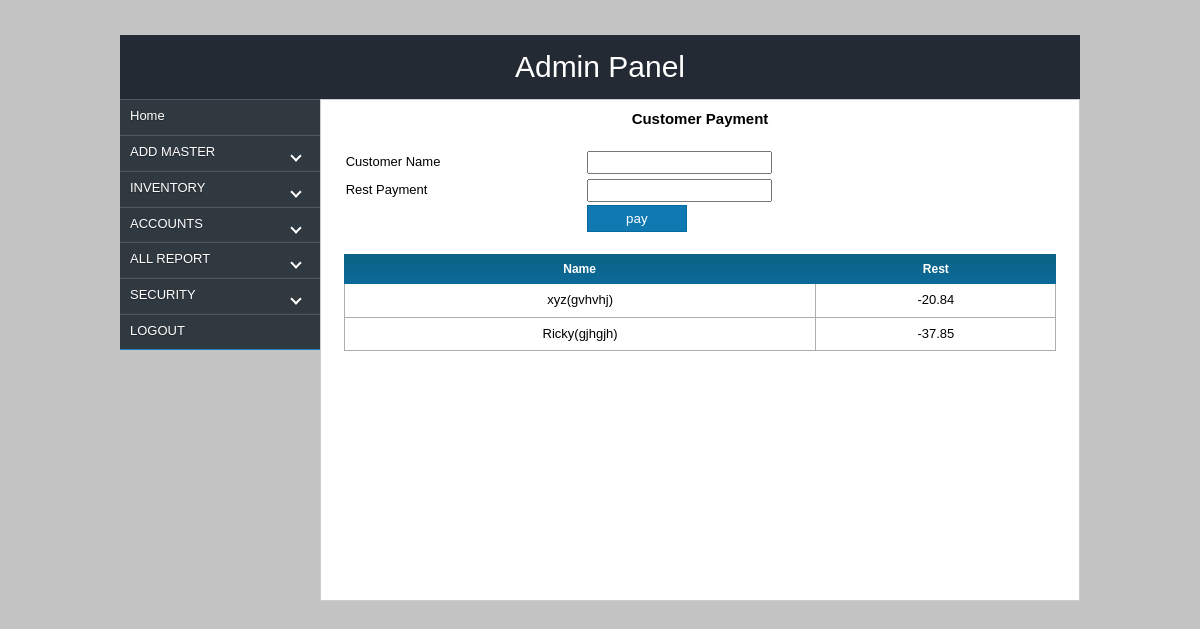
/admin/payrest.php (signed in), run on the app's committed database.
### tables this page shows
CREATE TABLE IF NOT EXISTS `vendor` (
  `slno` int(10) NOT NULL AUTO_INCREMENT,
  `name` varchar(200) NOT NULL,
  `phone` bigint(10) NOT NULL,
  `address` varchar(200) NOT NULL,
  `email` varchar(200) NOT NULL,
  `type` int(10) NOT NULL,
  `balance` float(10,2) NOT NULL,
  `location` varchar(200) NOT NULL,
  `date` date NOT NULL,
  `father` varchar(200) NOT NULL,
  `dob` date NOT NULL,
  `age` varchar(200) NOT NULL,
  `year` varchar(200) NOT NULL,
  `sex` varchar(200) NOT NULL,
  `occupation` varchar(200) NOT NULL,
  `introducer` varchar(200) NOT NULL,
  `introid` varchar(200) NOT NULL,
  `identity` varchar(200) NOT NULL,
  PRIMARY KEY (`slno`)
);

### admin/payrest.php (the view, shortened to what this page needs)
<?php
if(!$_SESSION['user'])
{ header("location:../index.php");}else{
 ?>
<html>
<head>
<link href="css/style.css" rel="stylesheet"  type="text/css"/>
<link rel="stylesheet" href="css/jquery-ui.css">
</head>
<body>
    <div id="wrapper">
       <div id="header" style="margin-top:20px;">Admin Panel</div>
	   <div id="con">
         <div id="container" style="font-size: 10px;">
            <div id="lcontainer">
                <?php include_once('menu.php');?>
            </div>
            <div id="rcontainer" align="middle">
                <div class="content2">
				<h3>Customer Payment</h3>
				</div>
				<div class="content3">
				    <form name="" action="payrest_action.php" method="post" enctype="multipart/form-data">
				    <table class="table" style="margin-top:10px;">
					<tr>
					    <td>Customer Name</td>
				      <td><input type="text" name="name" id="customers" autocomplete="off" class="text">
				        <input type="hidden" id="customerid" name="hid"></td>
					</tr>
					<tr>
					    <td>Rest Payment</td>
					    <td><input type="text" name="restamt" id="restamt" class="text"><input type="hidden" id="restamt1" name="restamt1"></td>
					</tr>
					<tr>
					    <td>&nbsp;</td>
					    <td><input type="submit" name="submit" value="pay" class="btn"></td>
					</tr>
				    </table>
				    </form>
				    <table class="table" cellpadding="0" cellspacing="0" style="line-height:2.5;">
					<tr style="background:url(image/yellow.png); color:#fff; height:25px; font-size:12px;">
					    <th>Name</th>
					    <th>Rest</th>
					</tr>
					    <?php
					    $fetch=mysql_query("select * from `vendor` where `balance`<'0'");
					   while($res=mysql_fetch_array($fetch))
					   {
					    ?>
					<tr>
					    <td class="td"><?php echo $res['name']."(".$res['address'].")"; ?></td>
					    <td class="td" style="border-right:1px solid #adadad;"><?php echo $res['balance']?></td>
					</tr><?php }?>
				    </table>
				</div>
         </div>
        </div>
	</div>
    </div>
</body>
</html> <?php }?>

### admin/css/style.css (style rules this page uses)
* { margin:0px; padding:0px; }
body { background:url('../image/yllw.jpg') no-repeat; background-size:100% 100%; background:#c3c3c3; }
#wrapper { width:960px;margin:0 auto; margin-top:35px; }
#header { width:930px; height:auto; padding:15px; background:rgba(255,255,255,0.5); text-align: center; font-family: fantasy; font-family:arial;font-size:30px; background:#333; color:#fff; background:#242a34; }
#con { width:100%; height:auto; float:left; margin-bottom:20px; }
#container { width:960px; margin:auto; background:#fff; }
#lcontainer { width:200px; float: left; height:auto; background:rgba(255,255,225,0.5); }
#rcontainer { width:758px; float:left; min-height:500px;height:auto; background:#fff; border:1px solid #ccc; }
.table { font-family:arial; font-size:13px; width:400px; height:0px; margin-top:20px; margin-bottom:10px; line-height:2; width:100%; }
h3 { font-family:arial; font-size:15px; width:300px; }
.text { padding:2px; }
.td { border-left:1px solid #adadad; border-bottom:1px solid #adadad; text-align:center; }
.btn { width:60px; padding:2px; }

### admin/styles.css (style rules this page uses)
.content2 { width:90%; height:auto; float:left; font-family:arial; font-size:14px; margin-top:10px; margin-left:5%; }
.content3 { width:94%; height:auto; float:left; margin-top:10px; font-family:arial; margin-left:3%; }
.btn { width:100px; height:auto; float:left; padding:5px; background:#1079b1; border:none; color:#fff; text-align:center; font-family:Arial, Helvetica, sans-serif; border:1px solid #066a9f; }

### data on the page
vendor: name "xyz", address "gvhvhj", balance "-20.84"
vendor: name "Ricky", address "gjhgjh", balance "-37.85"
